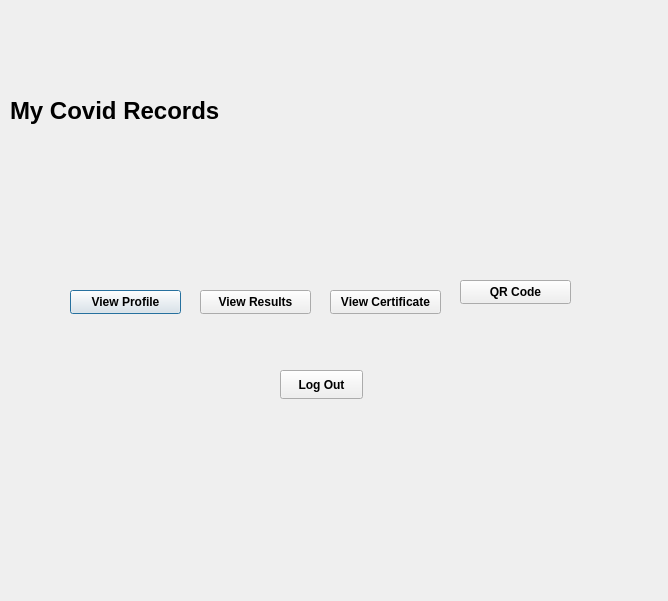
<?xml version="1.0" encoding="UTF-8"?>
<ui version="4.0">
 <class>Dashboard</class>
 <widget class="QDialog" name="Dashboard">
  <property name="geometry">
   <rect>
    <x>0</x>
    <y>0</y>
    <width>668</width>
    <height>601</height>
   </rect>
  </property>
  <property name="font">
   <font>
    <bold>true</bold>
   </font>
  </property>
  <property name="windowTitle">
   <string>DASHBOARD MENU</string>
  </property>
  <widget class="QWidget" name="logo" native="true">
   <property name="geometry">
    <rect>
     <x>0</x>
     <y>0</y>
     <width>661</width>
     <height>80</height>
    </rect>
   </property>
   <property name="styleSheet">
    <string notr="true">#logo {

border-image:url(:/images/logo.png)
}</string>
   </property>
  </widget>
  <widget class="QPushButton" name="pushButtonview">
   <property name="geometry">
    <rect>
     <x>70</x>
     <y>290</y>
     <width>111</width>
     <height>24</height>
    </rect>
   </property>
   <property name="font">
    <font>
     <bold>true</bold>
    </font>
   </property>
   <property name="text">
    <string>View Profile</string>
   </property>
  </widget>
  <widget class="QPushButton" name="pushButtontest">
   <property name="geometry">
    <rect>
     <x>200</x>
     <y>290</y>
     <width>111</width>
     <height>24</height>
    </rect>
   </property>
   <property name="font">
    <font>
     <bold>true</bold>
    </font>
   </property>
   <property name="text">
    <string>View Results</string>
   </property>
  </widget>
  <widget class="QPushButton" name="pushButtoncertificate">
   <property name="geometry">
    <rect>
     <x>330</x>
     <y>290</y>
     <width>111</width>
     <height>24</height>
    </rect>
   </property>
   <property name="text">
    <string>View Certificate</string>
   </property>
  </widget>
  <widget class="QPushButton" name="pushButtonQR">
   <property name="geometry">
    <rect>
     <x>460</x>
     <y>280</y>
     <width>111</width>
     <height>24</height>
    </rect>
   </property>
   <property name="text">
    <string>QR Code</string>
   </property>
  </widget>
  <widget class="QWidget" name="layoutWidget">
   <property name="geometry">
    <rect>
     <x>70</x>
     <y>180</y>
     <width>111</width>
     <height>111</height>
    </rect>
   </property>
   <layout class="QVBoxLayout" name="verticalLayout">
    <item>
     <widget class="QWidget" name="viewrecords" native="true">
      <property name="styleSheet">
       <string notr="true">#viewrecords {
border-image: url(:/images/viewrecords.png)

}

</string>
      </property>
     </widget>
    </item>
   </layout>
  </widget>
  <widget class="QWidget" name="layoutWidget">
   <property name="geometry">
    <rect>
     <x>200</x>
     <y>180</y>
     <width>111</width>
     <height>111</height>
    </rect>
   </property>
   <layout class="QVBoxLayout" name="verticalLayout_2">
    <item>
     <widget class="QWidget" name="testresult" native="true">
      <property name="styleSheet">
       <string notr="true">#testresult {
border-image: url(:/images/testresult.png)

}
</string>
      </property>
     </widget>
    </item>
   </layout>
  </widget>
  <widget class="QWidget" name="layoutWidget">
   <property name="geometry">
    <rect>
     <x>330</x>
     <y>180</y>
     <width>111</width>
     <height>111</height>
    </rect>
   </property>
   <layout class="QVBoxLayout" name="verticalLayout_5">
    <item>
     <widget class="QWidget" name="vaccine" native="true">
      <property name="styleSheet">
       <string notr="true">#vaccine {
border-image: url(:/images/vaccine certifiacte.png)

}
</string>
      </property>
     </widget>
    </item>
   </layout>
  </widget>
  <widget class="QSplitter" name="splitter">
   <property name="geometry">
    <rect>
     <x>460</x>
     <y>180</y>
     <width>111</width>
     <height>101</height>
    </rect>
   </property>
   <property name="orientation">
    <enum>Qt::Vertical</enum>
   </property>
   <widget class="QWidget" name="qrcode" native="true">
    <property name="styleSheet">
     <string notr="true">#qrcode {
border-image: url(:/images/QRcode.png)

}
</string>
    </property>
   </widget>
  </widget>
  <widget class="QPushButton" name="pushButton">
   <property name="geometry">
    <rect>
     <x>280</x>
     <y>370</y>
     <width>83</width>
     <height>29</height>
    </rect>
   </property>
   <property name="text">
    <string>Log Out</string>
   </property>
  </widget>
  <widget class="QLabel" name="label">
   <property name="geometry">
    <rect>
     <x>10</x>
     <y>90</y>
     <width>311</width>
     <height>41</height>
    </rect>
   </property>
   <property name="font">
    <font>
     <pointsize>18</pointsize>
     <bold>true</bold>
    </font>
   </property>
   <property name="text">
    <string>My Covid Records</string>
   </property>
  </widget>
 </widget>
 <resources/>
 <connections/>
</ui>
